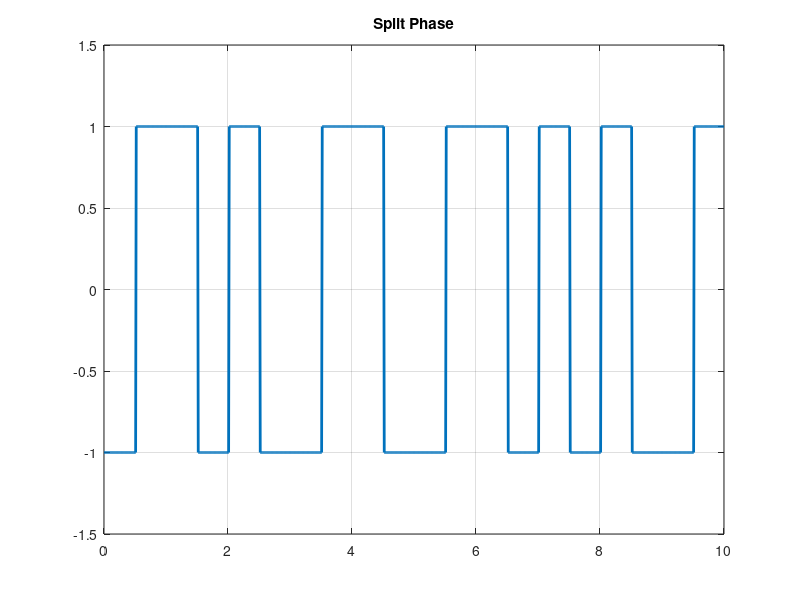

MATLAB code for this plot:
clc
clear all
close all

N=10
n=randi([0,1],1,N)
nnn=[]
for i=1:N
    if n(i)==1
        nn=[1 -1]
    else
        nn=[-1 1]
    end
    nnn=[nnn nn]
end

i=1
a=0.5
t=0:0.01:N
for j=1:length(t)
    if t(j)<=a
        y(j)=nnn(i)
    else
        y(j)=nnn(i)
        i=i+1
        a=a+0.5
    end
end

plot(t,y,'linewidth',2)
grid on
axis([0,N,-1.5,1.5])
title('Split Phase')
        
        